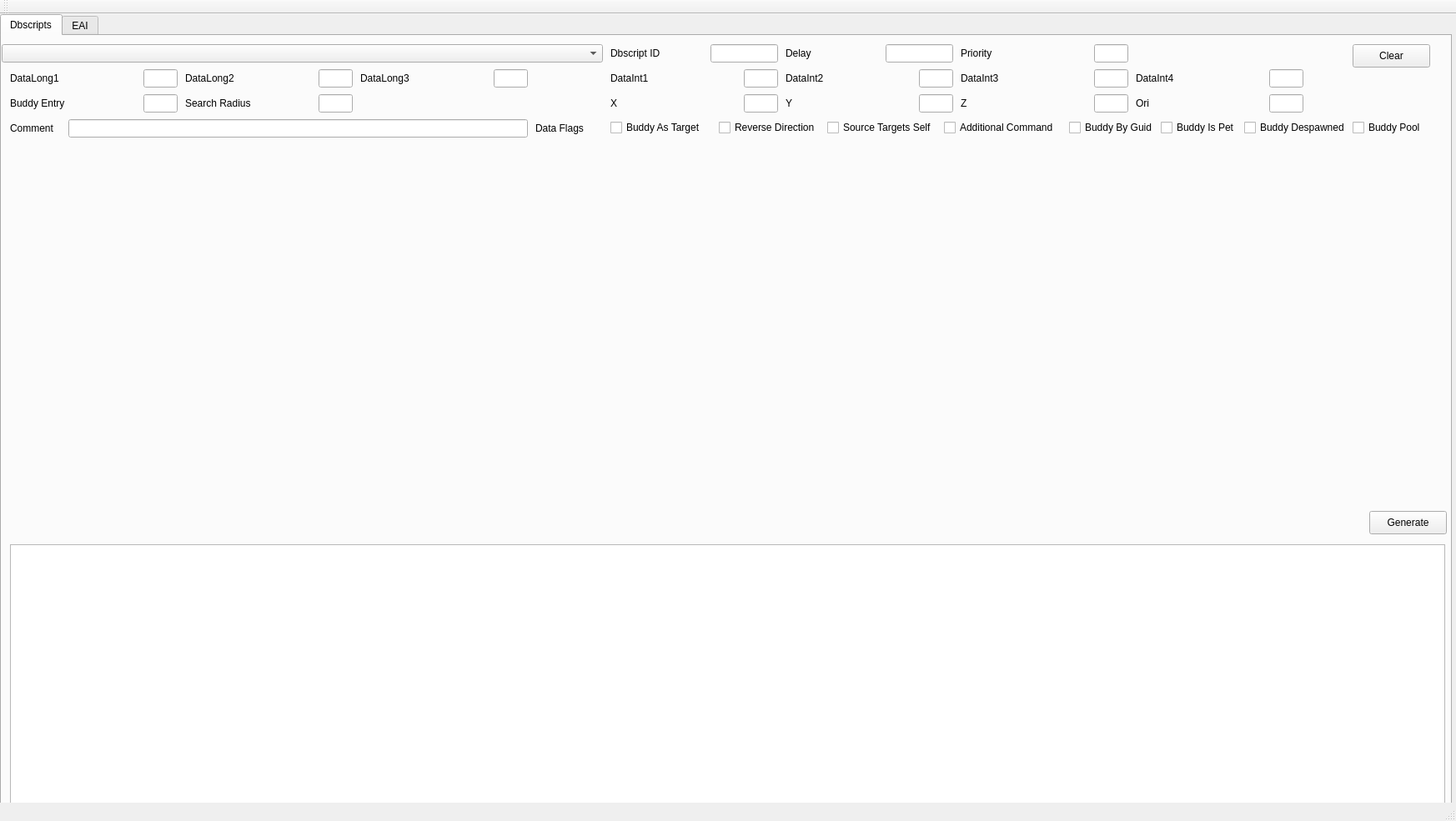
<?xml version="1.0" encoding="UTF-8"?>
<ui version="4.0">
 <class>DataHelperClass</class>
 <widget class="QMainWindow" name="DataHelperClass">
  <property name="geometry">
   <rect>
    <x>0</x>
    <y>0</y>
    <width>1746</width>
    <height>985</height>
   </rect>
  </property>
  <property name="windowTitle">
   <string>DataHelper</string>
  </property>
  <widget class="QWidget" name="centralWidget">
   <widget class="QTabWidget" name="tabWidget">
    <property name="geometry">
     <rect>
      <x>0</x>
      <y>0</y>
      <width>1741</width>
      <height>971</height>
     </rect>
    </property>
    <property name="toolTip">
     <string>&lt;html&gt;&lt;head/&gt;&lt;body&gt;&lt;p&gt;EAI&lt;/p&gt;&lt;/body&gt;&lt;/html&gt;</string>
    </property>
    <property name="whatsThis">
     <string>&lt;html&gt;&lt;head/&gt;&lt;body&gt;&lt;p&gt;EAI&lt;/p&gt;&lt;p&gt;&lt;br/&gt;&lt;/p&gt;&lt;/body&gt;&lt;/html&gt;</string>
    </property>
    <property name="autoFillBackground">
     <bool>false</bool>
    </property>
    <property name="currentIndex">
     <number>0</number>
    </property>
    <widget class="QWidget" name="tabDbscripts">
     <attribute name="title">
      <string>Dbscripts</string>
     </attribute>
     <widget class="QTextEdit" name="textEditDbscripts">
      <property name="geometry">
       <rect>
        <x>10</x>
        <y>610</y>
        <width>1721</width>
        <height>311</height>
       </rect>
      </property>
     </widget>
     <widget class="QComboBox" name="comboBoxDbscript">
      <property name="geometry">
       <rect>
        <x>0</x>
        <y>10</y>
        <width>721</width>
        <height>22</height>
       </rect>
      </property>
     </widget>
     <widget class="QLabel" name="labelDBScriptID">
      <property name="geometry">
       <rect>
        <x>730</x>
        <y>10</y>
        <width>151</width>
        <height>21</height>
       </rect>
      </property>
      <property name="text">
       <string>Dbscript ID</string>
      </property>
     </widget>
     <widget class="QLineEdit" name="lineEditDBScriptID">
      <property name="geometry">
       <rect>
        <x>850</x>
        <y>10</y>
        <width>81</width>
        <height>22</height>
       </rect>
      </property>
     </widget>
     <widget class="QLabel" name="labelDelay">
      <property name="geometry">
       <rect>
        <x>940</x>
        <y>10</y>
        <width>151</width>
        <height>21</height>
       </rect>
      </property>
      <property name="text">
       <string>Delay</string>
      </property>
     </widget>
     <widget class="QLineEdit" name="lineEditDelay">
      <property name="geometry">
       <rect>
        <x>1060</x>
        <y>10</y>
        <width>81</width>
        <height>22</height>
       </rect>
      </property>
     </widget>
     <widget class="QLabel" name="labelDataLong1">
      <property name="geometry">
       <rect>
        <x>10</x>
        <y>40</y>
        <width>151</width>
        <height>21</height>
       </rect>
      </property>
      <property name="text">
       <string>DataLong1</string>
      </property>
     </widget>
     <widget class="QLineEdit" name="lineEditDataLong1">
      <property name="geometry">
       <rect>
        <x>170</x>
        <y>40</y>
        <width>41</width>
        <height>22</height>
       </rect>
      </property>
     </widget>
     <widget class="QLabel" name="labelDataLong3">
      <property name="geometry">
       <rect>
        <x>430</x>
        <y>40</y>
        <width>151</width>
        <height>21</height>
       </rect>
      </property>
      <property name="text">
       <string>DataLong3</string>
      </property>
     </widget>
     <widget class="QLineEdit" name="lineEditDataLong3">
      <property name="geometry">
       <rect>
        <x>590</x>
        <y>40</y>
        <width>41</width>
        <height>22</height>
       </rect>
      </property>
     </widget>
     <widget class="QLabel" name="labelDataLong2">
      <property name="geometry">
       <rect>
        <x>220</x>
        <y>40</y>
        <width>151</width>
        <height>21</height>
       </rect>
      </property>
      <property name="text">
       <string>DataLong2</string>
      </property>
     </widget>
     <widget class="QLineEdit" name="lineEditDataLong2">
      <property name="geometry">
       <rect>
        <x>380</x>
        <y>40</y>
        <width>41</width>
        <height>22</height>
       </rect>
      </property>
     </widget>
     <widget class="QLabel" name="labelPriority">
      <property name="geometry">
       <rect>
        <x>1150</x>
        <y>10</y>
        <width>151</width>
        <height>21</height>
       </rect>
      </property>
      <property name="text">
       <string>Priority</string>
      </property>
     </widget>
     <widget class="QLineEdit" name="lineEditPriority">
      <property name="geometry">
       <rect>
        <x>1310</x>
        <y>10</y>
        <width>41</width>
        <height>22</height>
       </rect>
      </property>
     </widget>
     <widget class="QPushButton" name="pushButtonGenerateSQLDbscript">
      <property name="geometry">
       <rect>
        <x>1640</x>
        <y>570</y>
        <width>93</width>
        <height>28</height>
       </rect>
      </property>
      <property name="text">
       <string>Generate</string>
      </property>
     </widget>
     <widget class="QLabel" name="labelDataFlags">
      <property name="geometry">
       <rect>
        <x>640</x>
        <y>100</y>
        <width>71</width>
        <height>21</height>
       </rect>
      </property>
      <property name="text">
       <string>Data Flags</string>
      </property>
     </widget>
     <widget class="QLabel" name="labelBuddyEntry">
      <property name="geometry">
       <rect>
        <x>10</x>
        <y>70</y>
        <width>151</width>
        <height>21</height>
       </rect>
      </property>
      <property name="text">
       <string>Buddy Entry</string>
      </property>
     </widget>
     <widget class="QLineEdit" name="lineEditBuddyEntry">
      <property name="geometry">
       <rect>
        <x>170</x>
        <y>70</y>
        <width>41</width>
        <height>22</height>
       </rect>
      </property>
     </widget>
     <widget class="QLineEdit" name="lineEditSearchRadius">
      <property name="geometry">
       <rect>
        <x>380</x>
        <y>70</y>
        <width>41</width>
        <height>22</height>
       </rect>
      </property>
     </widget>
     <widget class="QLabel" name="labelSearchRadius">
      <property name="geometry">
       <rect>
        <x>220</x>
        <y>70</y>
        <width>151</width>
        <height>21</height>
       </rect>
      </property>
      <property name="text">
       <string>Search Radius</string>
      </property>
     </widget>
     <widget class="QLabel" name="labelY">
      <property name="geometry">
       <rect>
        <x>940</x>
        <y>70</y>
        <width>151</width>
        <height>21</height>
       </rect>
      </property>
      <property name="text">
       <string>Y</string>
      </property>
     </widget>
     <widget class="QLabel" name="labelDataInt3">
      <property name="geometry">
       <rect>
        <x>1150</x>
        <y>40</y>
        <width>151</width>
        <height>21</height>
       </rect>
      </property>
      <property name="text">
       <string>DataInt3</string>
      </property>
     </widget>
     <widget class="QLabel" name="labelDataInt1">
      <property name="geometry">
       <rect>
        <x>730</x>
        <y>40</y>
        <width>151</width>
        <height>21</height>
       </rect>
      </property>
      <property name="text">
       <string>DataInt1</string>
      </property>
     </widget>
     <widget class="QLabel" name="labelDataInt4">
      <property name="geometry">
       <rect>
        <x>1360</x>
        <y>40</y>
        <width>151</width>
        <height>21</height>
       </rect>
      </property>
      <property name="text">
       <string>DataInt4</string>
      </property>
     </widget>
     <widget class="QLineEdit" name="lineEditDataInt1">
      <property name="geometry">
       <rect>
        <x>890</x>
        <y>40</y>
        <width>41</width>
        <height>22</height>
       </rect>
      </property>
     </widget>
     <widget class="QLineEdit" name="lineEditDataInt2">
      <property name="geometry">
       <rect>
        <x>1100</x>
        <y>40</y>
        <width>41</width>
        <height>22</height>
       </rect>
      </property>
     </widget>
     <widget class="QLineEdit" name="lineEditDataInt3">
      <property name="geometry">
       <rect>
        <x>1310</x>
        <y>40</y>
        <width>41</width>
        <height>22</height>
       </rect>
      </property>
     </widget>
     <widget class="QLabel" name="labelDataInt2">
      <property name="geometry">
       <rect>
        <x>940</x>
        <y>40</y>
        <width>151</width>
        <height>21</height>
       </rect>
      </property>
      <property name="text">
       <string>DataInt2</string>
      </property>
     </widget>
     <widget class="QLineEdit" name="lineEditZ">
      <property name="geometry">
       <rect>
        <x>1310</x>
        <y>70</y>
        <width>41</width>
        <height>22</height>
       </rect>
      </property>
     </widget>
     <widget class="QLineEdit" name="lineEditX">
      <property name="geometry">
       <rect>
        <x>890</x>
        <y>70</y>
        <width>41</width>
        <height>22</height>
       </rect>
      </property>
     </widget>
     <widget class="QLabel" name="labelOri">
      <property name="geometry">
       <rect>
        <x>1360</x>
        <y>70</y>
        <width>151</width>
        <height>21</height>
       </rect>
      </property>
      <property name="text">
       <string>Ori</string>
      </property>
     </widget>
     <widget class="QLineEdit" name="lineEditOri">
      <property name="geometry">
       <rect>
        <x>1520</x>
        <y>70</y>
        <width>41</width>
        <height>22</height>
       </rect>
      </property>
     </widget>
     <widget class="QLabel" name="labelX">
      <property name="geometry">
       <rect>
        <x>730</x>
        <y>70</y>
        <width>151</width>
        <height>21</height>
       </rect>
      </property>
      <property name="text">
       <string>X</string>
      </property>
     </widget>
     <widget class="QLineEdit" name="lineEditDataInt4">
      <property name="geometry">
       <rect>
        <x>1520</x>
        <y>40</y>
        <width>41</width>
        <height>22</height>
       </rect>
      </property>
     </widget>
     <widget class="QLabel" name="labelZ">
      <property name="geometry">
       <rect>
        <x>1150</x>
        <y>70</y>
        <width>151</width>
        <height>21</height>
       </rect>
      </property>
      <property name="text">
       <string>Z</string>
      </property>
     </widget>
     <widget class="QLineEdit" name="lineEditY">
      <property name="geometry">
       <rect>
        <x>1100</x>
        <y>70</y>
        <width>41</width>
        <height>22</height>
       </rect>
      </property>
     </widget>
     <widget class="QLineEdit" name="lineEditDBScriptComment">
      <property name="geometry">
       <rect>
        <x>80</x>
        <y>100</y>
        <width>551</width>
        <height>22</height>
       </rect>
      </property>
     </widget>
     <widget class="QLabel" name="labelDBScriptComment">
      <property name="geometry">
       <rect>
        <x>10</x>
        <y>100</y>
        <width>61</width>
        <height>21</height>
       </rect>
      </property>
      <property name="text">
       <string>Comment</string>
      </property>
     </widget>
     <widget class="QCheckBox" name="checkBoxFlag1">
      <property name="geometry">
       <rect>
        <x>730</x>
        <y>100</y>
        <width>121</width>
        <height>20</height>
       </rect>
      </property>
      <property name="text">
       <string>Buddy As Target</string>
      </property>
     </widget>
     <widget class="QCheckBox" name="checkBoxFlag2">
      <property name="geometry">
       <rect>
        <x>860</x>
        <y>100</y>
        <width>131</width>
        <height>20</height>
       </rect>
      </property>
      <property name="text">
       <string>Reverse Direction</string>
      </property>
     </widget>
     <widget class="QCheckBox" name="checkBoxFlag3">
      <property name="geometry">
       <rect>
        <x>990</x>
        <y>100</y>
        <width>141</width>
        <height>20</height>
       </rect>
      </property>
      <property name="text">
       <string>Source Targets Self</string>
      </property>
     </widget>
     <widget class="QCheckBox" name="checkBoxFlag4">
      <property name="geometry">
       <rect>
        <x>1130</x>
        <y>100</y>
        <width>151</width>
        <height>20</height>
       </rect>
      </property>
      <property name="text">
       <string>Additional Command</string>
      </property>
     </widget>
     <widget class="QCheckBox" name="checkBoxFlag5">
      <property name="geometry">
       <rect>
        <x>1280</x>
        <y>100</y>
        <width>111</width>
        <height>20</height>
       </rect>
      </property>
      <property name="text">
       <string>Buddy By Guid</string>
      </property>
     </widget>
     <widget class="QCheckBox" name="checkBoxFlag6">
      <property name="geometry">
       <rect>
        <x>1390</x>
        <y>100</y>
        <width>101</width>
        <height>20</height>
       </rect>
      </property>
      <property name="text">
       <string>Buddy Is Pet</string>
      </property>
     </widget>
     <widget class="QCheckBox" name="checkBoxFlag7">
      <property name="geometry">
       <rect>
        <x>1490</x>
        <y>100</y>
        <width>131</width>
        <height>20</height>
       </rect>
      </property>
      <property name="text">
       <string>Buddy Despawned</string>
      </property>
     </widget>
     <widget class="QCheckBox" name="checkBoxFlag8">
      <property name="geometry">
       <rect>
        <x>1620</x>
        <y>100</y>
        <width>91</width>
        <height>20</height>
       </rect>
      </property>
      <property name="text">
       <string>Buddy Pool</string>
      </property>
     </widget>
     <widget class="QPushButton" name="pushButtonDBScriptClear">
      <property name="geometry">
       <rect>
        <x>1620</x>
        <y>10</y>
        <width>93</width>
        <height>28</height>
       </rect>
      </property>
      <property name="text">
       <string>Clear</string>
      </property>
     </widget>
    </widget>
    <widget class="QWidget" name="tabEAI">
     <attribute name="title">
      <string>EAI</string>
     </attribute>
     <widget class="QComboBox" name="comboBoxEvent">
      <property name="geometry">
       <rect>
        <x>350</x>
        <y>10</y>
        <width>811</width>
        <height>22</height>
       </rect>
      </property>
     </widget>
     <widget class="QLabel" name="labelEAIID">
      <property name="geometry">
       <rect>
        <x>10</x>
        <y>10</y>
        <width>31</width>
        <height>16</height>
       </rect>
      </property>
      <property name="text">
       <string>ID</string>
      </property>
     </widget>
     <widget class="QLineEdit" name="lineEditEAIID">
      <property name="geometry">
       <rect>
        <x>50</x>
        <y>10</y>
        <width>113</width>
        <height>22</height>
       </rect>
      </property>
     </widget>
     <widget class="QLabel" name="labelCreatureID">
      <property name="geometry">
       <rect>
        <x>170</x>
        <y>10</y>
        <width>55</width>
        <height>16</height>
       </rect>
      </property>
      <property name="text">
       <string>TextLabel</string>
      </property>
     </widget>
     <widget class="QLineEdit" name="lineEditCreatureID">
      <property name="geometry">
       <rect>
        <x>230</x>
        <y>10</y>
        <width>113</width>
        <height>22</height>
       </rect>
      </property>
     </widget>
     <widget class="QLabel" name="labelInverseMask">
      <property name="geometry">
       <rect>
        <x>10</x>
        <y>40</y>
        <width>121</width>
        <height>16</height>
       </rect>
      </property>
      <property name="text">
       <string>Effect Inverse Mask</string>
      </property>
     </widget>
     <widget class="QLineEdit" name="lineEditInverseMask">
      <property name="geometry">
       <rect>
        <x>140</x>
        <y>40</y>
        <width>113</width>
        <height>22</height>
       </rect>
      </property>
     </widget>
     <widget class="QCheckBox" name="checkBoxP1">
      <property name="geometry">
       <rect>
        <x>260</x>
        <y>40</y>
        <width>81</width>
        <height>20</height>
       </rect>
      </property>
      <property name="text">
       <string>Phase 1</string>
      </property>
     </widget>
     <widget class="QCheckBox" name="checkBoxP2">
      <property name="geometry">
       <rect>
        <x>340</x>
        <y>40</y>
        <width>81</width>
        <height>21</height>
       </rect>
      </property>
      <property name="text">
       <string>Phase 2</string>
      </property>
     </widget>
     <widget class="QCheckBox" name="checkBoxP3">
      <property name="geometry">
       <rect>
        <x>420</x>
        <y>40</y>
        <width>81</width>
        <height>20</height>
       </rect>
      </property>
      <property name="text">
       <string>Phase 3</string>
      </property>
     </widget>
     <widget class="QLabel" name="labelEventChance">
      <property name="geometry">
       <rect>
        <x>500</x>
        <y>40</y>
        <width>81</width>
        <height>16</height>
       </rect>
      </property>
      <property name="text">
       <string>Event Chance</string>
      </property>
     </widget>
     <widget class="QLineEdit" name="lineEditEventChance">
      <property name="geometry">
       <rect>
        <x>580</x>
        <y>40</y>
        <width>113</width>
        <height>22</height>
       </rect>
      </property>
     </widget>
     <widget class="QLabel" name="labelEventFlags">
      <property name="geometry">
       <rect>
        <x>10</x>
        <y>70</y>
        <width>71</width>
        <height>16</height>
       </rect>
      </property>
      <property name="text">
       <string>Event Flags</string>
      </property>
     </widget>
     <widget class="QCheckBox" name="checkBoxEventFlag2">
      <property name="geometry">
       <rect>
        <x>190</x>
        <y>70</y>
        <width>71</width>
        <height>20</height>
       </rect>
      </property>
      <property name="text">
       <string>Normal</string>
      </property>
     </widget>
     <widget class="QCheckBox" name="checkBoxEventFlag6">
      <property name="geometry">
       <rect>
        <x>550</x>
        <y>70</y>
        <width>121</width>
        <height>20</height>
       </rect>
      </property>
      <property name="text">
       <string>Random Action</string>
      </property>
     </widget>
     <widget class="QCheckBox" name="checkBoxEventFlag4">
      <property name="geometry">
       <rect>
        <x>330</x>
        <y>70</y>
        <width>121</width>
        <height>20</height>
       </rect>
      </property>
      <property name="text">
       <string>25-Man Normal</string>
      </property>
     </widget>
     <widget class="QCheckBox" name="checkBoxEventFlag3">
      <property name="geometry">
       <rect>
        <x>260</x>
        <y>70</y>
        <width>71</width>
        <height>20</height>
       </rect>
      </property>
      <property name="text">
       <string>Heroic</string>
      </property>
     </widget>
     <widget class="QCheckBox" name="checkBoxEventFlag7">
      <property name="geometry">
       <rect>
        <x>670</x>
        <y>70</y>
        <width>91</width>
        <height>20</height>
       </rect>
      </property>
      <property name="text">
       <string>Unk</string>
      </property>
     </widget>
     <widget class="QCheckBox" name="checkBoxEventFlag8">
      <property name="geometry">
       <rect>
        <x>760</x>
        <y>70</y>
        <width>101</width>
        <height>20</height>
       </rect>
      </property>
      <property name="text">
       <string>Debug Only</string>
      </property>
     </widget>
     <widget class="QCheckBox" name="checkBoxEventFlag1">
      <property name="geometry">
       <rect>
        <x>90</x>
        <y>70</y>
        <width>91</width>
        <height>20</height>
       </rect>
      </property>
      <property name="text">
       <string>Repeatable</string>
      </property>
     </widget>
     <widget class="QCheckBox" name="checkBoxEventFlag5">
      <property name="geometry">
       <rect>
        <x>450</x>
        <y>70</y>
        <width>91</width>
        <height>20</height>
       </rect>
      </property>
      <property name="text">
       <string>25-Man HC</string>
      </property>
     </widget>
     <widget class="QCheckBox" name="checkBoxEventFlag10">
      <property name="geometry">
       <rect>
        <x>970</x>
        <y>70</y>
        <width>131</width>
        <height>20</height>
       </rect>
      </property>
      <property name="text">
       <string>Melee Mode Only</string>
      </property>
     </widget>
     <widget class="QCheckBox" name="checkBoxEventFlag9">
      <property name="geometry">
       <rect>
        <x>860</x>
        <y>70</y>
        <width>101</width>
        <height>20</height>
       </rect>
      </property>
      <property name="text">
       <string>Ranged Mode Only</string>
      </property>
     </widget>
     <widget class="QCheckBox" name="checkBoxEventFlag11">
      <property name="geometry">
       <rect>
        <x>1100</x>
        <y>70</y>
        <width>111</width>
        <height>20</height>
       </rect>
      </property>
      <property name="text">
       <string>Combat Action</string>
      </property>
     </widget>
     <widget class="QLineEdit" name="lineEditEventParam4">
      <property name="geometry">
       <rect>
        <x>800</x>
        <y>100</y>
        <width>41</width>
        <height>22</height>
       </rect>
      </property>
     </widget>
     <widget class="QLineEdit" name="lineEditEventParam3">
      <property name="geometry">
       <rect>
        <x>590</x>
        <y>100</y>
        <width>41</width>
        <height>22</height>
       </rect>
      </property>
     </widget>
     <widget class="QLabel" name="labelEventParam1">
      <property name="geometry">
       <rect>
        <x>10</x>
        <y>100</y>
        <width>151</width>
        <height>21</height>
       </rect>
      </property>
      <property name="text">
       <string>Event Param 1</string>
      </property>
     </widget>
     <widget class="QLabel" name="labelEventParam2">
      <property name="geometry">
       <rect>
        <x>220</x>
        <y>100</y>
        <width>151</width>
        <height>21</height>
       </rect>
      </property>
      <property name="text">
       <string>Event Param 2</string>
      </property>
     </widget>
     <widget class="QLabel" name="labelEventParam3">
      <property name="geometry">
       <rect>
        <x>430</x>
        <y>100</y>
        <width>151</width>
        <height>21</height>
       </rect>
      </property>
      <property name="text">
       <string>Event Param 3</string>
      </property>
     </widget>
     <widget class="QLineEdit" name="lineEditEventParam1">
      <property name="geometry">
       <rect>
        <x>170</x>
        <y>100</y>
        <width>41</width>
        <height>22</height>
       </rect>
      </property>
     </widget>
     <widget class="QLabel" name="labelEventParam4">
      <property name="geometry">
       <rect>
        <x>640</x>
        <y>100</y>
        <width>151</width>
        <height>21</height>
       </rect>
      </property>
      <property name="text">
       <string>Event Param 4</string>
      </property>
     </widget>
     <widget class="QLineEdit" name="lineEditEventParam2">
      <property name="geometry">
       <rect>
        <x>380</x>
        <y>100</y>
        <width>41</width>
        <height>22</height>
       </rect>
      </property>
     </widget>
     <widget class="QLineEdit" name="lineEditEventParam6">
      <property name="geometry">
       <rect>
        <x>1220</x>
        <y>100</y>
        <width>41</width>
        <height>22</height>
       </rect>
      </property>
     </widget>
     <widget class="QLabel" name="labelEventParam5">
      <property name="geometry">
       <rect>
        <x>850</x>
        <y>100</y>
        <width>151</width>
        <height>21</height>
       </rect>
      </property>
      <property name="text">
       <string>Event Param 5</string>
      </property>
     </widget>
     <widget class="QLabel" name="labelEventParam6">
      <property name="geometry">
       <rect>
        <x>1060</x>
        <y>100</y>
        <width>151</width>
        <height>21</height>
       </rect>
      </property>
      <property name="text">
       <string>Event Param 6</string>
      </property>
     </widget>
     <widget class="QLineEdit" name="lineEditEventParam5">
      <property name="geometry">
       <rect>
        <x>1010</x>
        <y>100</y>
        <width>41</width>
        <height>22</height>
       </rect>
      </property>
     </widget>
     <widget class="QComboBox" name="comboBoxAction1">
      <property name="geometry">
       <rect>
        <x>10</x>
        <y>130</y>
        <width>371</width>
        <height>22</height>
       </rect>
      </property>
     </widget>
     <widget class="QLineEdit" name="lineEditAction1Param1">
      <property name="geometry">
       <rect>
        <x>550</x>
        <y>130</y>
        <width>41</width>
        <height>22</height>
       </rect>
      </property>
     </widget>
     <widget class="QLabel" name="labelAction1Param3">
      <property name="geometry">
       <rect>
        <x>810</x>
        <y>130</y>
        <width>151</width>
        <height>21</height>
       </rect>
      </property>
      <property name="text">
       <string>Action Param 3</string>
      </property>
     </widget>
     <widget class="QLabel" name="labelAction1Param1">
      <property name="geometry">
       <rect>
        <x>390</x>
        <y>130</y>
        <width>151</width>
        <height>21</height>
       </rect>
      </property>
      <property name="text">
       <string>Action Param 1</string>
      </property>
     </widget>
     <widget class="QLineEdit" name="lineEditAction1Param2">
      <property name="geometry">
       <rect>
        <x>760</x>
        <y>130</y>
        <width>41</width>
        <height>22</height>
       </rect>
      </property>
     </widget>
     <widget class="QLineEdit" name="lineEditAction1Param3">
      <property name="geometry">
       <rect>
        <x>970</x>
        <y>130</y>
        <width>41</width>
        <height>22</height>
       </rect>
      </property>
     </widget>
     <widget class="QLabel" name="labelAction1Param2">
      <property name="geometry">
       <rect>
        <x>600</x>
        <y>130</y>
        <width>151</width>
        <height>21</height>
       </rect>
      </property>
      <property name="text">
       <string>Action Param 2</string>
      </property>
     </widget>
     <widget class="QLabel" name="labelAction2Param3">
      <property name="geometry">
       <rect>
        <x>810</x>
        <y>160</y>
        <width>151</width>
        <height>21</height>
       </rect>
      </property>
      <property name="text">
       <string>Action Param 3</string>
      </property>
     </widget>
     <widget class="QLineEdit" name="lineEditAction2Param1">
      <property name="geometry">
       <rect>
        <x>550</x>
        <y>160</y>
        <width>41</width>
        <height>22</height>
       </rect>
      </property>
     </widget>
     <widget class="QComboBox" name="comboBoxAction2">
      <property name="geometry">
       <rect>
        <x>10</x>
        <y>160</y>
        <width>371</width>
        <height>22</height>
       </rect>
      </property>
     </widget>
     <widget class="QLineEdit" name="lineEditAction2Param3">
      <property name="geometry">
       <rect>
        <x>970</x>
        <y>160</y>
        <width>41</width>
        <height>22</height>
       </rect>
      </property>
     </widget>
     <widget class="QLineEdit" name="lineEditAction2Param2">
      <property name="geometry">
       <rect>
        <x>760</x>
        <y>160</y>
        <width>41</width>
        <height>22</height>
       </rect>
      </property>
     </widget>
     <widget class="QLabel" name="labelAction2Param1">
      <property name="geometry">
       <rect>
        <x>390</x>
        <y>160</y>
        <width>151</width>
        <height>21</height>
       </rect>
      </property>
      <property name="text">
       <string>Action Param 1</string>
      </property>
     </widget>
     <widget class="QLabel" name="labelAction2Param2">
      <property name="geometry">
       <rect>
        <x>600</x>
        <y>160</y>
        <width>151</width>
        <height>21</height>
       </rect>
      </property>
      <property name="text">
       <string>Action Param 2</string>
      </property>
     </widget>
     <widget class="QLabel" name="labelAction3Param3">
      <property name="geometry">
       <rect>
        <x>810</x>
        <y>190</y>
        <width>151</width>
        <height>21</height>
       </rect>
      </property>
      <property name="text">
       <string>Action Param 3</string>
      </property>
     </widget>
     <widget class="QLineEdit" name="lineEditAction3Param1">
      <property name="geometry">
       <rect>
        <x>550</x>
        <y>190</y>
        <width>41</width>
        <height>22</height>
       </rect>
      </property>
     </widget>
     <widget class="QComboBox" name="comboBoxAction3">
      <property name="geometry">
       <rect>
        <x>10</x>
        <y>190</y>
        <width>371</width>
        <height>22</height>
       </rect>
      </property>
     </widget>
     <widget class="QLineEdit" name="lineEditAction3Param3">
      <property name="geometry">
       <rect>
        <x>970</x>
        <y>190</y>
        <width>41</width>
        <height>22</height>
       </rect>
      </property>
     </widget>
     <widget class="QLineEdit" name="lineEditAction3Param2">
      <property name="geometry">
       <rect>
        <x>760</x>
        <y>190</y>
        <width>41</width>
        <height>22</height>
       </rect>
      </property>
     </widget>
     <widget class="QLabel" name="labelAction3Param1">
      <property name="geometry">
       <rect>
        <x>390</x>
        <y>190</y>
        <width>151</width>
        <height>21</height>
       </rect>
      </property>
      <property name="text">
       <string>Action Param 1</string>
      </property>
     </widget>
     <widget class="QLabel" name="labelAction3Param2">
      <property name="geometry">
       <rect>
        <x>600</x>
        <y>190</y>
        <width>151</width>
        <height>21</height>
       </rect>
      </property>
      <property name="text">
       <string>Action Param 2</string>
      </property>
     </widget>
     <widget class="QTextEdit" name="textEditEAI">
      <property name="geometry">
       <rect>
        <x>10</x>
        <y>570</y>
        <width>1721</width>
        <height>351</height>
       </rect>
      </property>
     </widget>
     <widget class="QLabel" name="labelEAIComment">
      <property name="geometry">
       <rect>
        <x>10</x>
        <y>230</y>
        <width>61</width>
        <height>16</height>
       </rect>
      </property>
      <property name="text">
       <string>Comment</string>
      </property>
     </widget>
     <widget class="QLineEdit" name="lineEditEAIComment">
      <property name="geometry">
       <rect>
        <x>80</x>
        <y>230</y>
        <width>531</width>
        <height>22</height>
       </rect>
      </property>
     </widget>
     <widget class="QPushButton" name="pushButtonEAIClear">
      <property name="geometry">
       <rect>
        <x>1630</x>
        <y>10</y>
        <width>93</width>
        <height>28</height>
       </rect>
      </property>
      <property name="text">
       <string>Clear</string>
      </property>
     </widget>
     <widget class="QPushButton" name="pushButtonGenerateSQLEAI">
      <property name="geometry">
       <rect>
        <x>1630</x>
        <y>530</y>
        <width>93</width>
        <height>28</height>
       </rect>
      </property>
      <property name="text">
       <string>Generate</string>
      </property>
     </widget>
    </widget>
   </widget>
  </widget>
  <widget class="QStatusBar" name="statusBar"/>
  <widget class="QToolBar" name="mainToolBar">
   <attribute name="toolBarArea">
    <enum>TopToolBarArea</enum>
   </attribute>
   <attribute name="toolBarBreak">
    <bool>false</bool>
   </attribute>
  </widget>
 </widget>
 <layoutdefault spacing="6" margin="11"/>
 <resources>
  <include location="datahelper.qrc"/>
 </resources>
 <connections/>
</ui>
